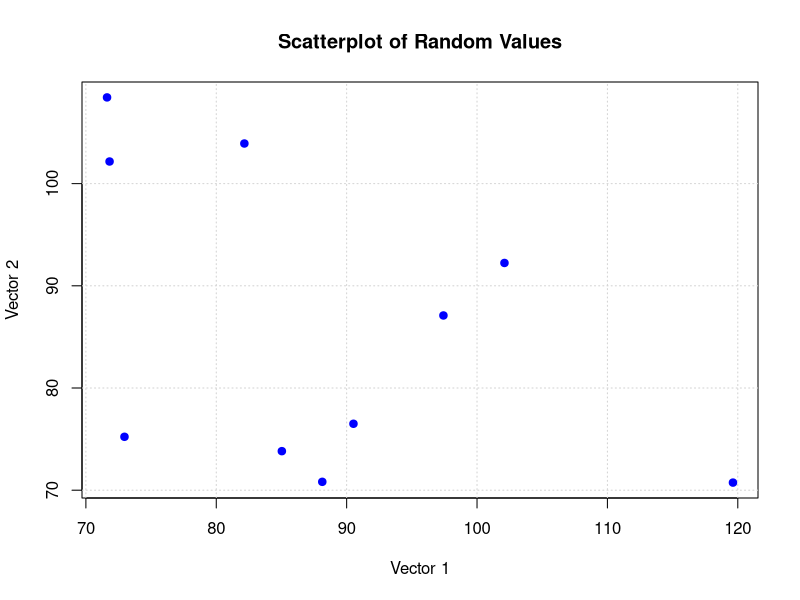
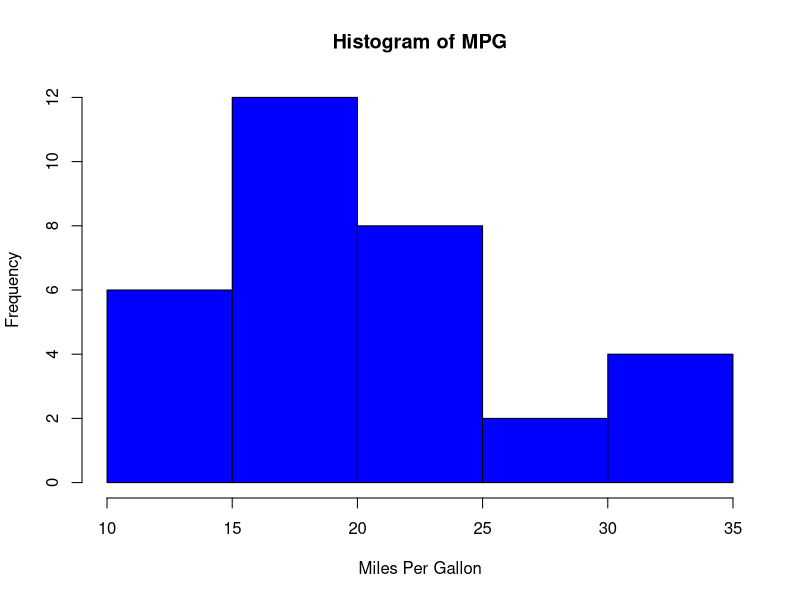

R code for these plots, in order:
## ---- chunk 1
knitr::opts_chunk$set(echo = TRUE)
## ---- chunk 2
number <- 1
number
## ---- chunk 3
object <- "hello_world"
object
## ---- chunk 4
sum(2,2)
## ---- chunk 5
sequence <- c(1,2,3,4,5)
sequence
## ---- chunk 6
sequence <- seq(1:5)
sequence
## ---- chunk 7
numbers <- c(1,2,3,4,5) # vector of numbers
letters <- c("a", "b", "c", "d", "e") # vector of letters; character values in quotes
numbers.letters <- cbind(numbers, letters) #combine the vectors as columns
numbers.letters # now take a look!
## ---- chunk 8
# Define two vectors of randomly sampled values from a uniform distribution in a given range
vector1 <- runif(10, 60, 120) # generate vector of 10 ranom numbers sampled between 60 and 120 Call it "vector1"
vector2 <- runif(10, 70, 110) # generate vector of 10 ranom numbers sampled between 70 and 110. Call it "vector2"
## ---- chunk 9
# Plot vector objects against each other and add other layers for a prettier plot
plot(vector1, vector2, # objects to plot
     pch = 19, # changes the type of points on the plot
     col = "blue", # changes the color; note it is a character vector to be used in quotes
     main = "Scatterplot of Random Values", # title
     xlab = "Vector 1", # x axis title
     ylab = "Vector 2") # y axis title
grid() # add a grid in the background for aesthetic purposes only
## ---- chunk 10
# Make a histogram (another way to visualize density) of the miles per gallon for all cars in `mtcars`
hist(mtcars$mpg, # `hist` is the function for a histogram; then the object is first
          breaks = 5, # number of bins in histogram
          col = "blue", # update the color as before
  	      main = "Histogram of MPG", # title as before
          xlab = "Miles Per Gallon") # x axis title as before 
